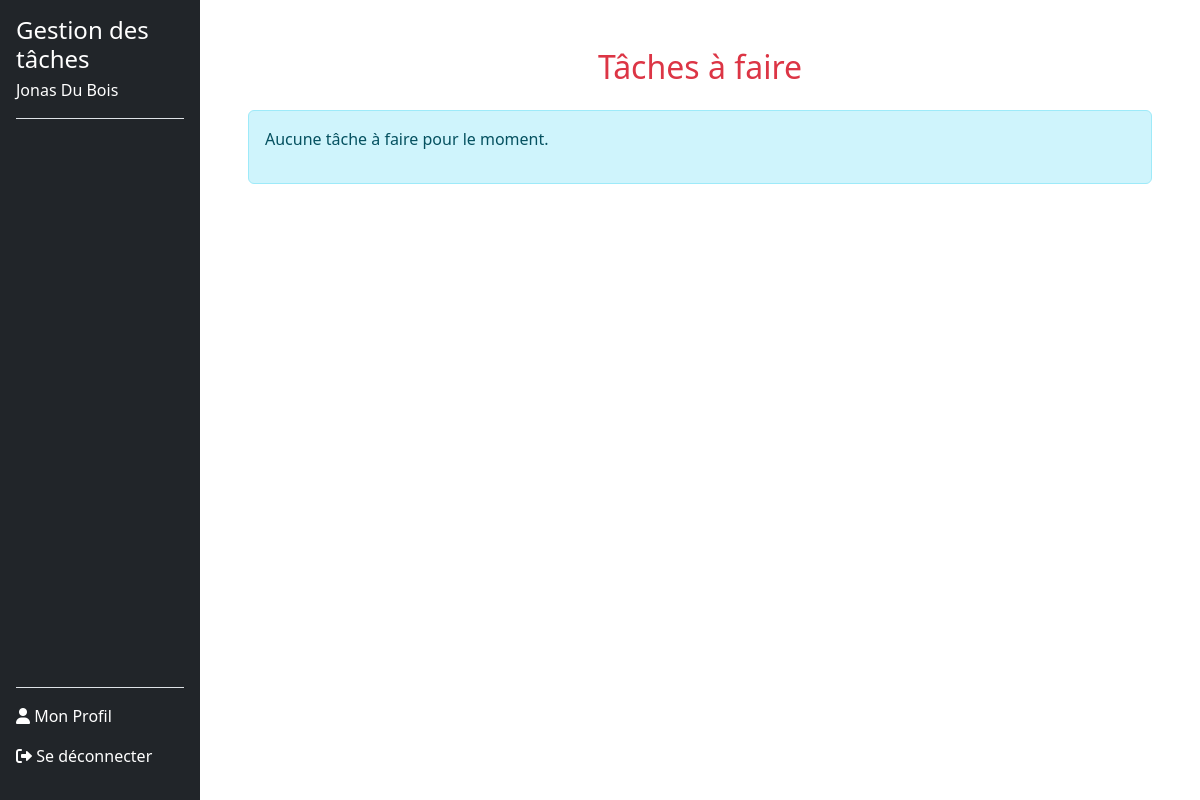
The app's page /taches_a_faire.php (signed in), older data.
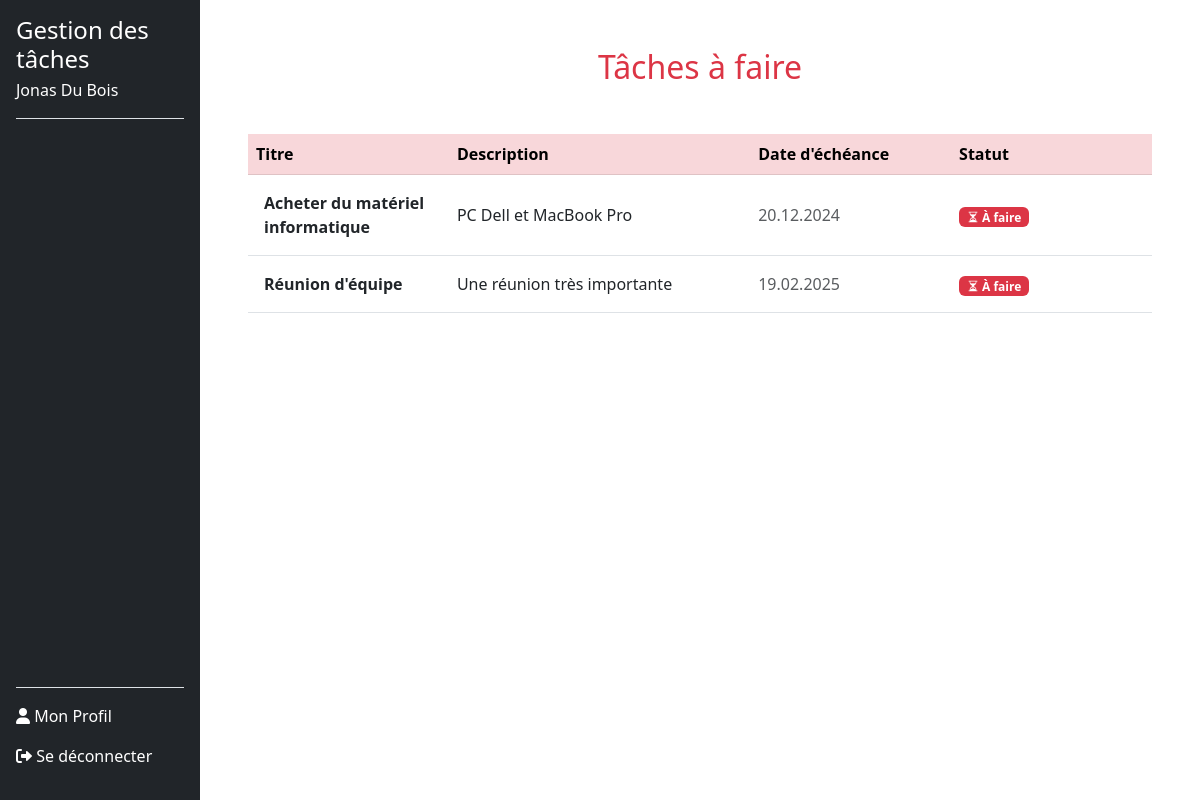
The same page, newer data.
### tables this page shows
CREATE TABLE tasks (
        id INTEGER PRIMARY KEY AUTOINCREMENT,
        userId INTEGER NOT NULL,
        titre TEXT NOT NULL,
        description TEXT DEFAULT NULL,
        dateEcheance DATE DEFAULT NULL,
        statut TEXT CHECK(statut IN ('a_faire', 'en_cours', 'termine')) DEFAULT 'a_faire',
        createdAt TIMESTAMP DEFAULT CURRENT_TIMESTAMP, 
        FOREIGN KEY (userId) REFERENCES users(id) ON DELETE CASCADE
    );

### src/dbManager/DbManagerCRUD.php (called while the page is built, shortened)
<?php
class DbManagerCRUD implements I_ApiCRUD
{
    private $db;
    public function __construct()
    {
        $config = parse_ini_file(__DIR__ . '/../config/db.ini');
        $dsn = $config['dsn'];
        $username = $config['username'];
        $password = $config['password'];
        $this->db = new \PDO($dsn, $username, $password);
    }
    public function rendPersonnes(string $email): array
    {
        $sql = "SELECT * FROM users WHERE email = :email;";
        $stmt = $this->db->prepare($sql);
        $stmt->bindParam(':email', $email, \PDO::PARAM_STR);
        try {
            $stmt->execute();
            $donnees = $stmt->fetchAll(\PDO::FETCH_ASSOC);
            $tabUsers = [];
            foreach ($donnees as $donneesUser) {
                $user = new Users(
                    $donneesUser["prenom"],
                    $donneesUser["nom"],
                    $donneesUser["email"],
                    $donneesUser["noTel"],
                    $donneesUser["motDePasse"],
                    $donneesUser["id"]
                );
                $tabUsers[] = $user;
            }
            return $tabUsers;
        } catch (\PDOException $e) {
            error_log("Erreur lors de la récupération des utilisateurs : " . $e->getMessage());
            return [];
        }
    }
    public function getTasksByUserIdAndStatus($userId, $status)
    {
        try {
            $stmt = $this->db->prepare('
            SELECT t.id, t.titre, t.description, t.dateEcheance, t.statut
            FROM tasks t
            JOIN task_users tu ON t.id = tu.taskId
            WHERE tu.userId = :userId AND t.statut = :status
        ');
            $stmt->execute(['userId' => $userId, 'status' => $status]);
            $tasks = [];
            while ($taskData = $stmt->fetch(\PDO::FETCH_ASSOC)) {
                $task = new Task(
                    $taskData['titre'],
                    $taskData['description'],
                    [],
                    $taskData['dateEcheance'],
                    $taskData['statut']
                );
                $tasks[] = $task;
            }
            return $tasks;
        } catch (\PDOException $e) {
            throw new \Exception("Erreur lors de la récupération des tâches : " . $e->getMessage());
        }
    }
}

### Includes/functions.php (called while the page is built, shortened)
<?php
function getUserByEmail($email, $dbManager) {
    $userInfoArray = $dbManager->rendPersonnes($email);
    return !empty($userInfoArray) ? $userInfoArray[0] : null;
}
function getStatusBadgeClass(string $statut): string
{
    $badgeClasses = [
        'À faire' => 'bg-danger',
        'En cours' => 'bg-warning',
        'Terminé' => 'bg-success',
    ];
    return $badgeClasses[$statut] ?? 'bg-secondary';
}
?>

### src/dbManager/Users.php (called while the page is built, shortened)
<?php
class Users {
    private $id;
    public function __construct(string $prenom, string $nom, string $email, string $noTel, string $motDePasse ,int $id = 0) {
        $this->id = $id;
    }
    public function rendId(): int {
        return (int)$this->id;
    }
}

### src/dbManager/Task.php (called while the page is built, shortened)
<?php
class Task
{
    private $titre;
    private $description;
    private $dateEcheance;
    private $statut;
    public function __construct(
        string $titre,
        string $description = null,
        array $userIds = null,
        string $dateEcheance = null,
        string $statut = 'a_faire',
        int $id = 0,
    ) {
        $this->titre = $titre;
        $this->description = $description;
        $this->dateEcheance = $dateEcheance;
        $this->statut = $statut;
    }
    private function isValidDate(string $date): bool
    {
        $d = DateTime::createFromFormat('Y-m-d', $date);
        return $d && $d->format('Y-m-d') === $date;
    }
    public function rendTitre(): string
    {
        return $this->titre;
    }
    public function rendDescription(): ?string
    {
        return $this->description;
    }
    public function getFormattedDateEcheance(): ?string
    {
        if ($this->dateEcheance) {
            $d = DateTime::createFromFormat('Y-m-d', $this->dateEcheance);
            return $d ? $d->format('d.m.Y') : null;
        }
        return null;
    }
    public function getFormattedStatut(): string
    {
        $statutTraduction = [
            'a_faire' => 'À faire',
            'en_cours' => 'En cours',
            'termine' => 'Terminé',
        ];
        return $statutTraduction[$this->statut] ?? 'Inconnu';
    }
}

### taches_a_faire.php (the view, shortened to what the changed rows need)
<?php
require_once 'includes/functions.php';
$dbManager = new DbManagerCRUD();
$email = $_SESSION['email_user'];
$userInfo = getUserByEmail($email, $dbManager);
$userId = $userInfo->rendId();
$tachesAFaire = $dbManager->getTasksByUserIdAndStatus($userId, 'a_faire');
?>
<!DOCTYPE html>
<html lang="fr">
<head>
    <link href="https://cdn.jsdelivr.net/npm/bootstrap@5.3.0-alpha3/dist/css/bootstrap.min.css" rel="stylesheet">
    <link href="style/styleSheet.css" rel="stylesheet">
    <link href="https://cdn.jsdelivr.net/npm/bootstrap-icons/font/bootstrap-icons.css" rel="stylesheet">
</head>
<body>
    <div class="d-flex">
        <?php include 'includes/sidebar.php'; ?>
        <div class="main-content ms-auto col-md-9 col-lg-10 p-5">
            <h2 class="text-center mb-4 text-danger">Tâches à faire</h2>
            <?php if (empty($tachesAFaire)): ?>
                <div class="alert alert-info mt-4" role="alert">
                    <p>Aucune tâche à faire pour le moment.</p>
                </div>
            <?php else: ?>
                <div class="table-responsive pt-4">
                    <table class="table table-hover align-middle">
                        <thead class="table-danger">
                            <tr>
                                <th scope="col" style="width: 20%;">Titre</th>
                                <th scope="col" style="width: 30%;">Description</th>
                                <th scope="col" style="width: 20%;">Date d'échéance</th>
                                <th scope="col" style="width: 20%;">Statut</th>
                            </tr>
                        </thead>
                        <tbody>
                            <?php foreach ($tachesAFaire as $task): ?>
                                <tr>
                                    <td scope="row" class="fw-bold text-dark p-3"><?php echo htmlspecialchars($task->rendTitre()); ?></td>
                                    <td class="text-truncate" style="max-width: 300px;">
                                        <?php echo htmlspecialchars($task->rendDescription()); ?>
                                    </td>
                                    <td class="text-muted"><?php echo htmlspecialchars($task->getFormattedDateEcheance()); ?></td>
                                    <td>
                                        <span class="badge <?php echo getStatusBadgeClass($task->getFormattedStatut()); ?> me-1">
                                            <i class="bi bi-hourglass-split"></i> <?php echo htmlspecialchars($task->getFormattedStatut()); ?>
                                        </span>
                                    </td>
                                </tr>
                            <?php endforeach; ?>
                        </tbody>
                    </table>
                </div>
            <?php endif; ?>
        </div>
    </div>
</body>
</html>

Row changes from the older to the newer data that the page shows:
added tasks: titre "Acheter du matériel informatique", description "PC Dell et MacBook Pro", dateEcheance "20.12.2024", statut "À faire"
added tasks: titre "Réunion d'équipe", description "Une réunion très importante", dateEcheance "19.02.2025", statut "À faire"
Text that changed along with them:
text no longer shown: "Aucune tâche à faire pour le moment."
text now shown: "Titre Description Date d'échéance Statut"
